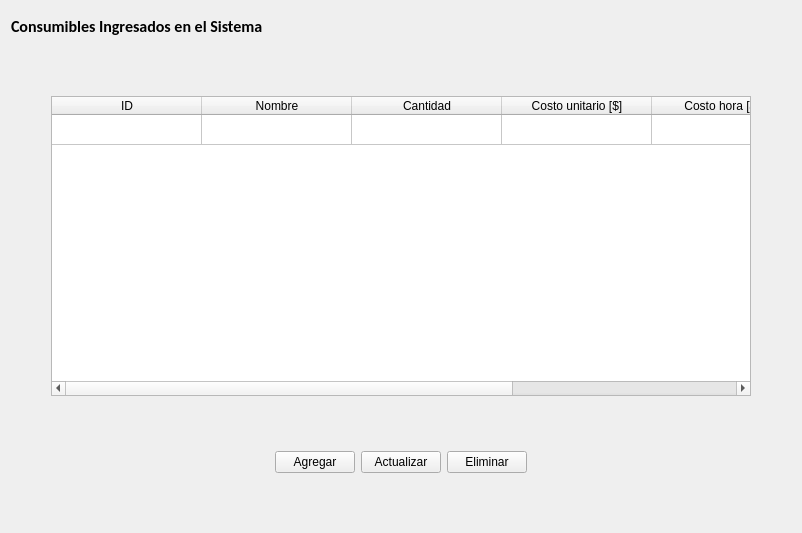
      <widget class="QWidget" name="page_4">
       <layout class="QVBoxLayout" name="verticalLayout_15">
        <item>
         <widget class="QLabel" name="label_4">
          <property name="minimumSize">
           <size>
            <width>0</width>
            <height>30</height>
           </size>
          </property>
          <property name="font">
           <font>
            <family>Calibri</family>
            <pointsize>12</pointsize>
            <weight>75</weight>
            <italic>false</italic>
            <bold>true</bold>
           </font>
          </property>
          <property name="text">
           <string>Consumibles Ingresados en el Sistema</string>
          </property>
         </widget>
        </item>
        <item>
         <spacer name="verticalSpacer_16">
          <property name="orientation">
           <enum>Qt::Vertical</enum>
          </property>
          <property name="sizeHint" stdset="0">
           <size>
            <width>20</width>
            <height>49</height>
           </size>
          </property>
         </spacer>
        </item>
        <item>
         <layout class="QHBoxLayout" name="horizontalLayout_52">
          <item>
           <spacer name="horizontalSpacer_96">
            <property name="orientation">
             <enum>Qt::Horizontal</enum>
            </property>
            <property name="sizeType">
             <enum>QSizePolicy::Maximum</enum>
            </property>
            <property name="sizeHint" stdset="0">
             <size>
              <width>40</width>
              <height>20</height>
             </size>
            </property>
           </spacer>
          </item>
          <item>
           <widget class="QTableWidget" name="tableWidget_5">
            <property name="minimumSize">
             <size>
              <width>700</width>
              <height>300</height>
             </size>
            </property>
            <property name="editTriggers">
             <set>QAbstractItemView::NoEditTriggers</set>
            </property>
            <property name="rowCount">
             <number>1</number>
            </property>
            <attribute name="horizontalHeaderDefaultSectionSize">
             <number>150</number>
            </attribute>
            <attribute name="horizontalHeaderMinimumSectionSize">
             <number>50</number>
            </attribute>
            <attribute name="verticalHeaderVisible">
             <bool>false</bool>
            </attribute>
            <row/>
            <column>
             <property name="text">
              <string>ID</string>
             </property>
            </column>
            <column>
             <property name="text">
              <string>Nombre</string>
             </property>
            </column>
            <column>
             <property name="text">
              <string>Cantidad</string>
             </property>
            </column>
            <column>
             <property name="text">
              <string>Costo unitario [$]</string>
             </property>
            </column>
            <column>
             <property name="text">
              <string>Costo hora [$/h]</string>
             </property>
            </column>
            <column>
             <property name="text">
              <string>Máquina</string>
             </property>
            </column>
           </widget>
          </item>
          <item>
           <spacer name="horizontalSpacer_95">
            <property name="orientation">
             <enum>Qt::Horizontal</enum>
            </property>
            <property name="sizeType">
             <enum>QSizePolicy::Maximum</enum>
            </property>
            <property name="sizeHint" stdset="0">
             <size>
              <width>40</width>
              <height>20</height>
             </size>
            </property>
           </spacer>
          </item>
         </layout>
        </item>
        <item>
         <spacer name="verticalSpacer_14">
          <property name="orientation">
           <enum>Qt::Vertical</enum>
          </property>
          <property name="sizeHint" stdset="0">
           <size>
            <width>20</width>
            <height>49</height>
           </size>
          </property>
         </spacer>
        </item>
        <item>
         <layout class="QHBoxLayout" name="horizontalLayout_7">
          <item>
           <spacer name="horizontalSpacer_18">
            <property name="orientation">
             <enum>Qt::Horizontal</enum>
            </property>
            <property name="sizeHint" stdset="0">
             <size>
              <width>253</width>
              <height>20</height>
             </size>
            </property>
           </spacer>
          </item>
          <item>
           <widget class="QPushButton" name="pushButton_29">
            <property name="text">
             <string>Agregar</string>
            </property>
           </widget>
          </item>
          <item>
           <widget class="QPushButton" name="pushButton_30">
            <property name="text">
             <string>Actualizar</string>
            </property>
            <property name="checkable">
             <bool>false</bool>
            </property>
           </widget>
          </item>
          <item>
           <widget class="QPushButton" name="pushButton_28">
            <property name="text">
             <string>Eliminar</string>
            </property>
           </widget>
          </item>
          <item>
           <spacer name="horizontalSpacer_19">
            <property name="orientation">
             <enum>Qt::Horizontal</enum>
            </property>
            <property name="sizeHint" stdset="0">
             <size>
              <width>252</width>
              <height>20</height>
             </size>
            </property>
           </spacer>
          </item>
         </layout>
        </item>
        <item>
         <spacer name="verticalSpacer_15">
          <property name="orientation">
           <enum>Qt::Vertical</enum>
          </property>
          <property name="sizeHint" stdset="0">
           <size>
            <width>20</width>
            <height>49</height>
           </size>
          </property>
         </spacer>
        </item>
       </layout>
      </widget>
